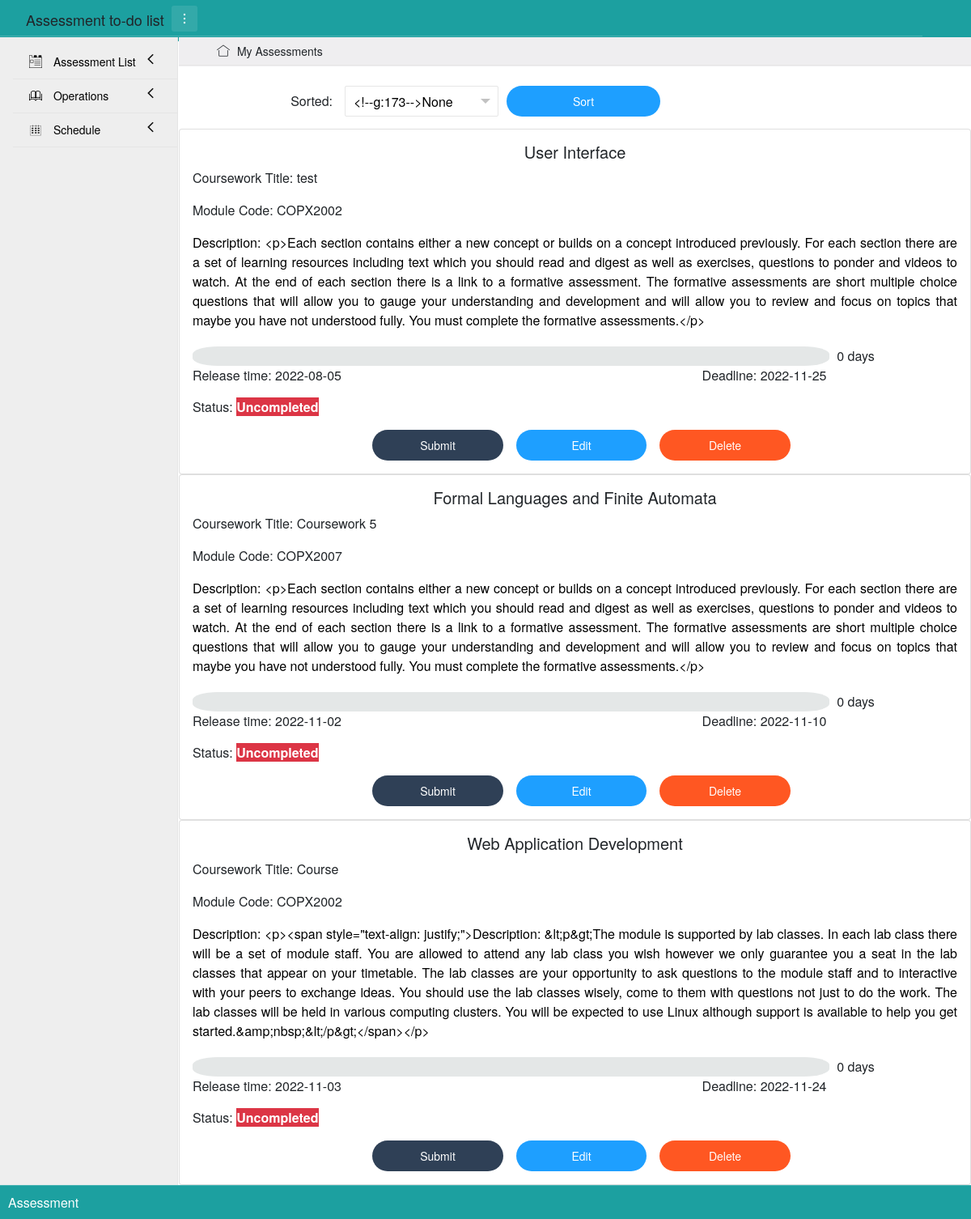
The page /uncompleted on the database its author committed.
### app/models.py (models this page shows)
class Assessment(db.Model):
    __tablename__ = 'assessments'
    id = db.Column(db.Integer, primary_key=True)
    module = db.Column(db.String(100))
    title = db.Column(db.String(100))
    code = db.Column(db.String(10))
    release_day = db.Column(db.Date())      # the date that assessment begins
    deadline = db.Column(db.Date())
    description = db.Column(db.String(3000))
    status = db.Column(db.Boolean())    # there are two status, 1 is completed, 0 is uncompleted

### app/views.py (the view, shortened to what this page needs)
@app.route('/uncompleted', methods=['GET', 'POST'])
def uncompleted():
    assessment = Assessment.query.filter_by(status=0).all()
    assessment_list = wrap_assessment(assessment)
    form = SortForm()
    print(form.validate_on_submit())
    return render_template('show.html', assessments=assessment_list, PageTitle="Uncompleted Assessment", form=form)

### app/forms.py
class SortForm(FlaskForm):
    method = SelectField('Sorted by', choices=[(0, "None"), (1, 'Module'), (2, 'Title'), (3, 'Release time'),
                                               (4, 'Deadline')], validators=[DataRequired()])
    submit = SubmitField('Sort')

### app/views.py (called while the page is built)
def wrap_assessment(assessment):
    curr_time = datetime.now()
    res = []
    for i in assessment:
        left_time = (i.deadline - curr_time.date()).days
        all_time = (i.deadline - i.release_day).days
        num = left_time * 10 / all_time
        if num <= 0:
            num = 0
        elif num <= 1:
            num = 1
        elif 9 <= num < 10:
            num = 9
        elif num == 10:
            num = 10
        else:
            num = int(round(num))
        day = []
        for j in range(10):
            if 9 - j < num:
                day.append(1)
            else:
                day.append(0)
        if left_time < 0:
            left_time = 0
        res.append([i, num, day, left_time])
    return res

### app/templates/show.html (shortened to what this page needs)
{% extends "base.html" %}
{% block content %}
    <br>
    <div class="layui-container">
        <div class="layui-row">
            {% if PageTitle == "All Assessments" %}
            <form method="post" name="show" class="layui-form">
                <div class="layui-form-item">
                    {{form.csrf_token()}}
                    <label class="layui-form-label col-lg-2 col-md-3 layui-col-sm12">Sorted:</label>
                    <div id="block" class="layui-input-block layui-input-inline">
                        {{ form.method(class_="form-control" ) }}
                    </div>
                    {{form.submit(class_="layui-btn layui-btn-radius layui-btn-normal layui-input-inline")}}
                </div>
            </form>
            {% elif PageTitle == "Uncompleted Assessment" %}
            <form method="post" name="uncompleted" class="layui-form">
                <div class="layui-form-item">
                    <label class="layui-form-label col-lg-2 col-md-3 layui-col-sm12">Sorted:</label>
                    <div id="block2" class="layui-input-block layui-input-inline">
                    </div>
                    {{form.submit(class_="layui-btn layui-btn-radius layui-btn-normal layui-input-inline")}}
                </div>
            </form>
            {% endif %}
        </div>
    </div>
    <div class="row over" data-masonry='{"percentPosition": true }'>
        {% for assessment in assessments %}
        <div class="col-sm-12 col-lg-12 col-md-12 over">
            <div class="card">
                <div class="card-body">
                    <h5 class="card-title text-center">{{ assessment[0].module }}</h5>
                    <p class="card-text">Coursework Title: {{ assessment[0].title }}</p>
                    <p class="card-text">Module Code: {{ assessment[0].code }}</p>
                    <p class="card-text text-font">Description: {{ assessment[0].description }}</p>
                    <div class="card-text time-lable">
                        {% for k in assessment[2] %}
                        {% if k == 1 %}
                        {% if assessment[1] >= 7 %}
                        <div class="time1 col-1 ">&nbsp;</div>
                        {% elif assessment[1] >= 3 %}
                        <div class="time2 col-1 ">&nbsp;</div>
                        {% else %}
                        <div class="time3 col-1 ">&nbsp;</div>
                        {% endif %}
                        {% else %}
                        <div class="notime col-1 ">&nbsp;</div>
                        {% endif %}
                        {% endfor %}
                        <div class="col-2 left">&nbsp;&nbsp;{{assessment[3]}} days</div>
                        <div class="row">
                            <div class="col-4 left">Release time: {{ assessment[0].release_day }}</div>
                            <div class="col-2">&nbsp;</div>
                            <div class="col-4 right">Deadline: {{ assessment[0].deadline }}</div>
                        </div>
                    </div>
                    <p class="card-text">
                        Status:
                        {% if assessment[0].status == 0 %}
                        <strong class="btn-danger">Uncompleted</strong>
                        {% else %}
                        Completed
                        {% endif %}
                    </p>
                    <div class="row justify-content-center">
                        {% if assessment[0].status ==0 %}
                        <a href="{{url_for('mark', id=assessment[0].id, page = PageTitle)}}" id="but" class="layui-btn layui-btn-radius layui-bg-cyan card-link col-lg-2 col-md-3 col-sm-3">
                            Submit
                        </a>
                        {% else %}
                        <a href="{{url_for('mark', id=assessment[0].id, page = PageTitle)}}" id="butt" class="layui-btn layui-btn-radius layui-bg-cyan card-link col-lg-2 col-md-3 col-sm-3">
                            Cancel submission
                        </a>
                        {% endif %}
                        <a href="{{ url_for('edit', id=assessment[0].id, page = PageTitle) }}" class="layui-btn layui-btn-radius layui-btn-normal card-link col-lg-2 col-md-3 col-sm-3">
                            Edit
                        </a>
                        <a href="{{ url_for('delete', id=assessment[0].id, page = PageTitle) }}" class="layui-btn layui-btn-radius layui-btn-danger card-link col-lg-2 col-md-3 col-sm-3">
                            Delete
                        </a>
                    </div>
                </div>
            </div>
        </div>
        {% endfor %}
    </div>
{% endblock %}

### app/static/css/index.css (style rules this page uses)
.notime { background-color: #E4E7E7; float: left; color: #E4E7E7; }
.over { overflow-x: hidden; }
a { color: black; padding: 0; text-decoration: none; }
.text-font { color: black; text-align: justify; }
.left { float: left; text-align: left; }
.right { float: left; text-align: right; }
.time-lable { margin-top: 20px; margin-bottom: 15px; }
div.time1:nth-child(10), div.time2:nth-child(10), div.time3:nth-child(10), div.notime:nth-child(10) { border-radius: 0 40% 40% 0; }
div.time1:nth-child(1), div.time2:nth-child(1), div.time3:nth-child(1), div.notime:nth-child(1) { border-radius: 40% 0 0 40%; }
a#but, a#butt { margin-left: 1rem; }
div#block, div#block1, div#block2 { margin-left: 0; }

### rows shown on the page
Assessment: module "User Interface", title "test", code "COPX2002", description "<p>Each section contains either a new concept or builds on a concept introduced previously. For each section there are a set of learning resources including text which you should read and digest as well as exercises, questions to ponder and videos to watch. At the end of each section there is a link to a formative assessment. The formative assessments are short multiple choice questions that will allow you to gauge your understanding and development and will allow you to review and focus on topics that maybe you have not understood fully. You must complete the formative assessments.</p>", status "0", release_day "2022-08-05", deadline "2022-11-25", shows "Uncompleted"
Assessment: module "Formal Languages and Finite Automata", title "Coursework 5", code "COPX2007", description "<p>Each section contains either a new concept or builds on a concept introduced previously. For each section there are a set of learning resources including text which you should read and digest as well as exercises, questions to ponder and videos to watch. At the end of each section there is a link to a formative assessment. The formative assessments are short multiple choice questions that will allow you to gauge your understanding and development and will allow you to review and focus on topics that maybe you have not understood fully. You must complete the formative assessments.</p>", status "0", release_day "2022-11-02", deadline "2022-11-10", shows "Uncompleted"
Assessment: module "Web Application Development", title "Course", code "COPX2002", description "<p><span style=\"text-align: justify;\">Description: &lt;p&gt;The module is supported by lab classes. In each lab class there will be a set of module staff. You are allowed to attend any lab class you wish however we only guarantee you a seat in the lab classes that appear on your timetable. The lab classes are your opportunity to ask questions to the module staff and to interactive with your peers to exchange ideas. You should use the lab classes wisely, come to them with questions not just to do the work. The lab classes will be held in various computing clusters. You will be expected to use Linux although support is available to help you get started.&amp;nbsp;&lt;/p&gt;</span></p>", status "0", release_day "2022-11-03", deadline "2022-11-24", shows "Uncompleted"
